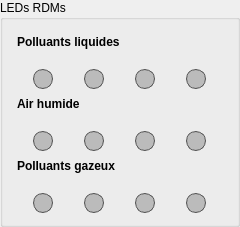
             <widget class="QGroupBox" name="panelRdms">
              <property name="minimumSize">
               <size><width>240</width><height>160</height></size>
              </property>
              <property name="maximumSize">
               <size><width>340</width><height>16777215</height></size>
              </property>
              <property name="title">
               <string>LEDs RDMs</string>
              </property>
              <layout class="QVBoxLayout" name="layRdms">
               <property name="spacing"><number>4</number></property>
               <item>
                <widget class="QLabel" name="lblSectLiq">
                 <property name="text">
                  <string>Polluants liquides</string>
                 </property>
                 <property name="styleSheet">
                  <string notr="true">font-weight:bold; margin-top:4px;</string>
                 </property>
                </widget>
               </item>
               <item>
                <layout class="QGridLayout" name="gridLiq">
                 <property name="horizontalSpacing"><number>12</number></property>
                 <property name="verticalSpacing"><number>2</number></property>
                 <item row="0" column="0">
                  <widget class="QLabel" name="lblRdmNum1">
                   <property name="alignment">
                    <set>Qt::AlignCenter</set>
                   </property>
                   <property name="text">
                    <string/>
                   </property>
                  </widget>
                 </item>
                 <item row="0" column="1">
                  <widget class="QLabel" name="lblRdmNum2">
                   <property name="alignment">
                    <set>Qt::AlignCenter</set>
                   </property>
                   <property name="text">
                    <string/>
                   </property>
                  </widget>
                 </item>
                 <item row="0" column="2">
                  <widget class="QLabel" name="lblRdmNum3">
                   <property name="alignment">
                    <set>Qt::AlignCenter</set>
                   </property>
                   <property name="text">
                    <string/>
                   </property>
                  </widget>
                 </item>
                 <item row="0" column="3">
                  <widget class="QLabel" name="lblRdmNum4">
                   <property name="alignment">
                    <set>Qt::AlignCenter</set>
                   </property>
                   <property name="text">
                    <string/>
                   </property>
                  </widget>
                 </item>
                 <item row="1" column="0">
                  <widget class="QLabel" name="ledRdm1">
                   <property name="minimumSize">
                    <size><width>20</width><height>20</height></size>
                   </property>
                   <property name="maximumSize">
                    <size><width>20</width><height>20</height></size>
                   </property>
                   <property name="styleSheet">
                    <string notr="true">background:#bbb; border:1px solid #555; border-radius:10px;</string>
                   </property>
                   <property name="alignment">
                    <set>Qt::AlignCenter</set>
                   </property>
                   <property name="text">
                    <string/>
                   </property>
                  </widget>
                 </item>
                 <item row="1" column="1">
                  <widget class="QLabel" name="ledRdm2">
                   <property name="minimumSize">
                    <size><width>20</width><height>20</height></size>
                   </property>
                   <property name="maximumSize">
                    <size><width>20</width><height>20</height></size>
                   </property>
                   <property name="styleSheet">
                    <string notr="true">background:#bbb; border:1px solid #555; border-radius:10px;</string>
                   </property>
                   <property name="alignment">
                    <set>Qt::AlignCenter</set>
                   </property>
                   <property name="text">
                    <string/>
                   </property>
                  </widget>
                 </item>
                 <item row="1" column="2">
                  <widget class="QLabel" name="ledRdm3">
                   <property name="minimumSize">
                    <size><width>20</width><height>20</height></size>
                   </property>
                   <property name="maximumSize">
                    <size><width>20</width><height>20</height></size>
                   </property>
                   <property name="styleSheet">
                    <string notr="true">background:#bbb; border:1px solid #555; border-radius:10px;</string>
                   </property>
                   <property name="alignment">
                    <set>Qt::AlignCenter</set>
                   </property>
                   <property name="text">
                    <string/>
                   </property>
                  </widget>
                 </item>
                 <item row="1" column="3">
                  <widget class="QLabel" name="ledRdm4">
                   <property name="minimumSize">
                    <size><width>20</width><height>20</height></size>
                   </property>
                   <property name="maximumSize">
                    <size><width>20</width><height>20</height></size>
                   </property>
                   <property name="styleSheet">
                    <string notr="true">background:#bbb; border:1px solid #555; border-radius:10px;</string>
                   </property>
                   <property name="alignment">
                    <set>Qt::AlignCenter</set>
                   </property>
                   <property name="text">
                    <string/>
                   </property>
                  </widget>
                 </item>
                </layout>
               </item>
               <item>
                <widget class="QLabel" name="lblSectHum">
                 <property name="text">
                  <string>Air humide</string>
                 </property>
                 <property name="styleSheet">
                  <string notr="true">font-weight:bold; margin-top:4px;</string>
                 </property>
                </widget>
               </item>
               <item>
                <layout class="QGridLayout" name="gridHum">
                 <property name="horizontalSpacing"><number>12</number></property>
                 <property name="verticalSpacing"><number>2</number></property>
                 <item row="0" column="0">
                  <widget class="QLabel" name="lblRdmNum5">
                   <property name="alignment">
                    <set>Qt::AlignCenter</set>
                   </property>
                   <property name="text">
                    <string/>
                   </property>
                  </widget>
                 </item>
                 <item row="0" column="1">
                  <widget class="QLabel" name="lblRdmNum6">
                   <property name="alignment">
                    <set>Qt::AlignCenter</set>
                   </property>
                   <property name="text">
                    <string/>
                   </property>
                  </widget>
                 </item>
                 <item row="0" column="2">
                  <widget class="QLabel" name="lblRdmNum7">
                   <property name="alignment">
                    <set>Qt::AlignCenter</set>
                   </property>
                   <property name="text">
                    <string/>
                   </property>
                  </widget>
                 </item>
                 <item row="0" column="3">
                  <widget class="QLabel" name="lblRdmNum8">
                   <property name="alignment">
                    <set>Qt::AlignCenter</set>
                   </property>
                   <property name="text">
                    <string/>
                   </property>
                  </widget>
                 </item>
                 <item row="1" column="0">
                  <widget class="QLabel" name="ledRdm5">
                   <property name="minimumSize">
                    <size><width>20</width><height>20</height></size>
                   </property>
                   <property name="maximumSize">
                    <size><width>20</width><height>20</height></size>
                   </property>
                   <property name="styleSheet">
                    <string notr="true">background:#bbb; border:1px solid #555; border-radius:10px;</string>
                   </property>
                   <property name="alignment">
                    <set>Qt::AlignCenter</set>
                   </property>
                   <property name="text">
                    <string/>
                   </property>
                  </widget>
                 </item>
                 <item row="1" column="1">
                  <widget class="QLabel" name="ledRdm6">
                   <property name="minimumSize">
                    <size><width>20</width><height>20</height></size>
                   </property>
                   <property name="maximumSize">
                    <size><width>20</width><height>20</height></size>
                   </property>
                   <property name="styleSheet">
                    <string notr="true">background:#bbb; border:1px solid #555; border-radius:10px;</string>
                   </property>
                   <property name="alignment">
                    <set>Qt::AlignCenter</set>
                   </property>
                   <property name="text">
                    <string/>
                   </property>
                  </widget>
                 </item>
                 <item row="1" column="2">
                  <widget class="QLabel" name="ledRdm7">
                   <property name="minimumSize">
                    <size><width>20</width><height>20</height></size>
                   </property>
                   <property name="maximumSize">
                    <size><width>20</width><height>20</height></size>
                   </property>
                   <property name="styleSheet">
                    <string notr="true">background:#bbb; border:1px solid #555; border-radius:10px;</string>
                   </property>
                   <property name="alignment">
                    <set>Qt::AlignCenter</set>
                   </property>
                   <property name="text">
                    <string/>
                   </property>
                  </widget>
                 </item>
                 <item row="1" column="3">
                  <widget class="QLabel" name="ledRdm8">
                   <property name="minimumSize">
                    <size><width>20</width><height>20</height></size>
                   </property>
                   <property name="maximumSize">
                    <size><width>20</width><height>20</height></size>
                   </property>
                   <property name="styleSheet">
                    <string notr="true">background:#bbb; border:1px solid #555; border-radius:10px;</string>
                   </property>
                   <property name="alignment">
                    <set>Qt::AlignCenter</set>
                   </property>
                   <property name="text">
                    <string/>
                   </property>
                  </widget>
                 </item>
                </layout>
               </item>
               <item>
                <widget class="QLabel" name="lblSectGaz">
                 <property name="text">
                  <string>Polluants gazeux</string>
                 </property>
                 <property name="styleSheet">
                  <string notr="true">font-weight:bold; margin-top:4px;</string>
                 </property>
                </widget>
               </item>
               <item>
                <layout class="QGridLayout" name="gridGaz">
                 <property name="horizontalSpacing"><number>12</number></property>
                 <property name="verticalSpacing"><number>2</number></property>
                 <item row="0" column="0">
                  <widget class="QLabel" name="lblRdmNum9">
                   <property name="alignment">
                    <set>Qt::AlignCenter</set>
                   </property>
                   <property name="text">
                    <string/>
                   </property>
                  </widget>
                 </item>
                 <item row="0" column="1">
                  <widget class="QLabel" name="lblRdmNum10">
                   <property name="alignment">
                    <set>Qt::AlignCenter</set>
                   </property>
                   <property name="text">
                    <string/>
                   </property>
                  </widget>
                 </item>
                 <item row="0" column="2">
                  <widget class="QLabel" name="lblRdmNum11">
                   <property name="alignment">
                    <set>Qt::AlignCenter</set>
                   </property>
                   <property name="text">
                    <string/>
                   </property>
                  </widget>
                 </item>
                 <item row="0" column="3">
                  <widget class="QLabel" name="lblRdmNum12">
                   <property name="alignment">
                    <set>Qt::AlignCenter</set>
                   </property>
                   <property name="text">
                    <string/>
                   </property>
                  </widget>
                 </item>
                 <item row="1" column="0">
                  <widget class="QLabel" name="ledRdm9">
                   <property name="minimumSize">
                    <size><width>20</width><height>20</height></size>
                   </property>
                   <property name="maximumSize">
                    <size><width>20</width><height>20</height></size>
                   </property>
                   <property name="styleSheet">
                    <string notr="true">background:#bbb; border:1px solid #555; border-radius:10px;</string>
                   </property>
                   <property name="alignment">
                    <set>Qt::AlignCenter</set>
                   </property>
                   <property name="text">
                    <string/>
                   </property>
                  </widget>
                 </item>
                 <item row="1" column="1">
                  <widget class="QLabel" name="ledRdm10">
                   <property name="minimumSize">
                    <size><width>20</width><height>20</height></size>
                   </property>
                   <property name="maximumSize">
                    <size><width>20</width><height>20</height></size>
                   </property>
                   <property name="styleSheet">
                    <string notr="true">background:#bbb; border:1px solid #555; border-radius:10px;</string>
                   </property>
                   <property name="alignment">
                    <set>Qt::AlignCenter</set>
                   </property>
                   <property name="text">
                    <string/>
                   </property>
                  </widget>
                 </item>
                 <item row="1" column="2">
                  <widget class="QLabel" name="ledRdm11">
                   <property name="minimumSize">
                    <size><width>20</width><height>20</height></size>
                   </property>
                   <property name="maximumSize">
                    <size><width>20</width><height>20</height></size>
                   </property>
                   <property name="styleSheet">
                    <string notr="true">background:#bbb; border:1px solid #555; border-radius:10px;</string>
                   </property>
                   <property name="alignment">
                    <set>Qt::AlignCenter</set>
                   </property>
                   <property name="text">
                    <string/>
                   </property>
                  </widget>
                 </item>
                 <item row="1" column="3">
                  <widget class="QLabel" name="ledRdm12">
                   <property name="minimumSize">
                    <size><width>20</width><height>20</height></size>
                   </property>
                   <property name="maximumSize">
                    <size><width>20</width><height>20</height></size>
                   </property>
                   <property name="styleSheet">
                    <string notr="true">background:#bbb; border:1px solid #555; border-radius:10px;</string>
                   </property>
                   <property name="alignment">
                    <set>Qt::AlignCenter</set>
                   </property>
                   <property name="text">
                    <string/>
                   </property>
                  </widget>
                 </item>
                </layout>
               </item>
              </layout>
             </widget>
